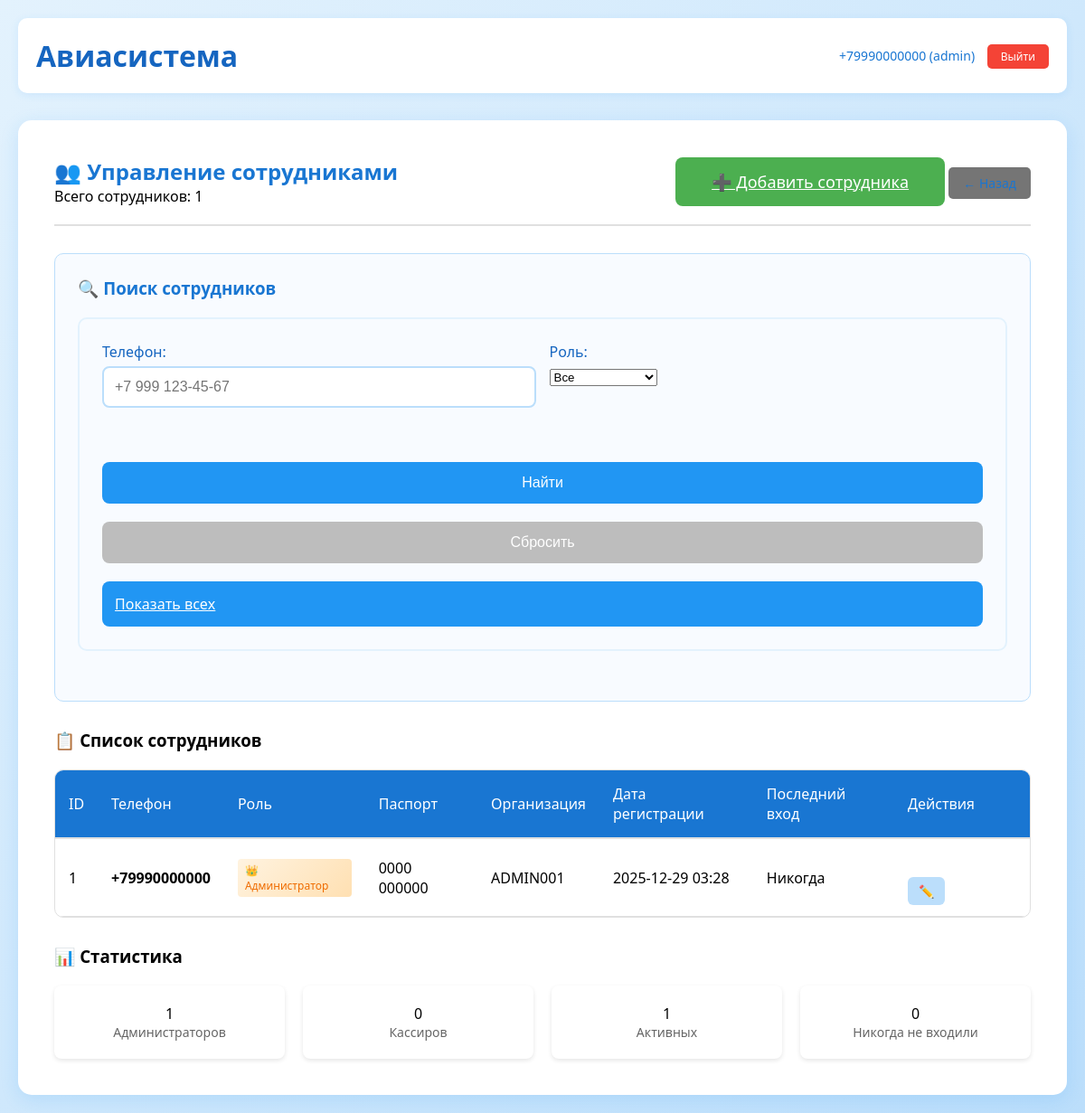
The app's page /admin/staff/ (signed in), older data.
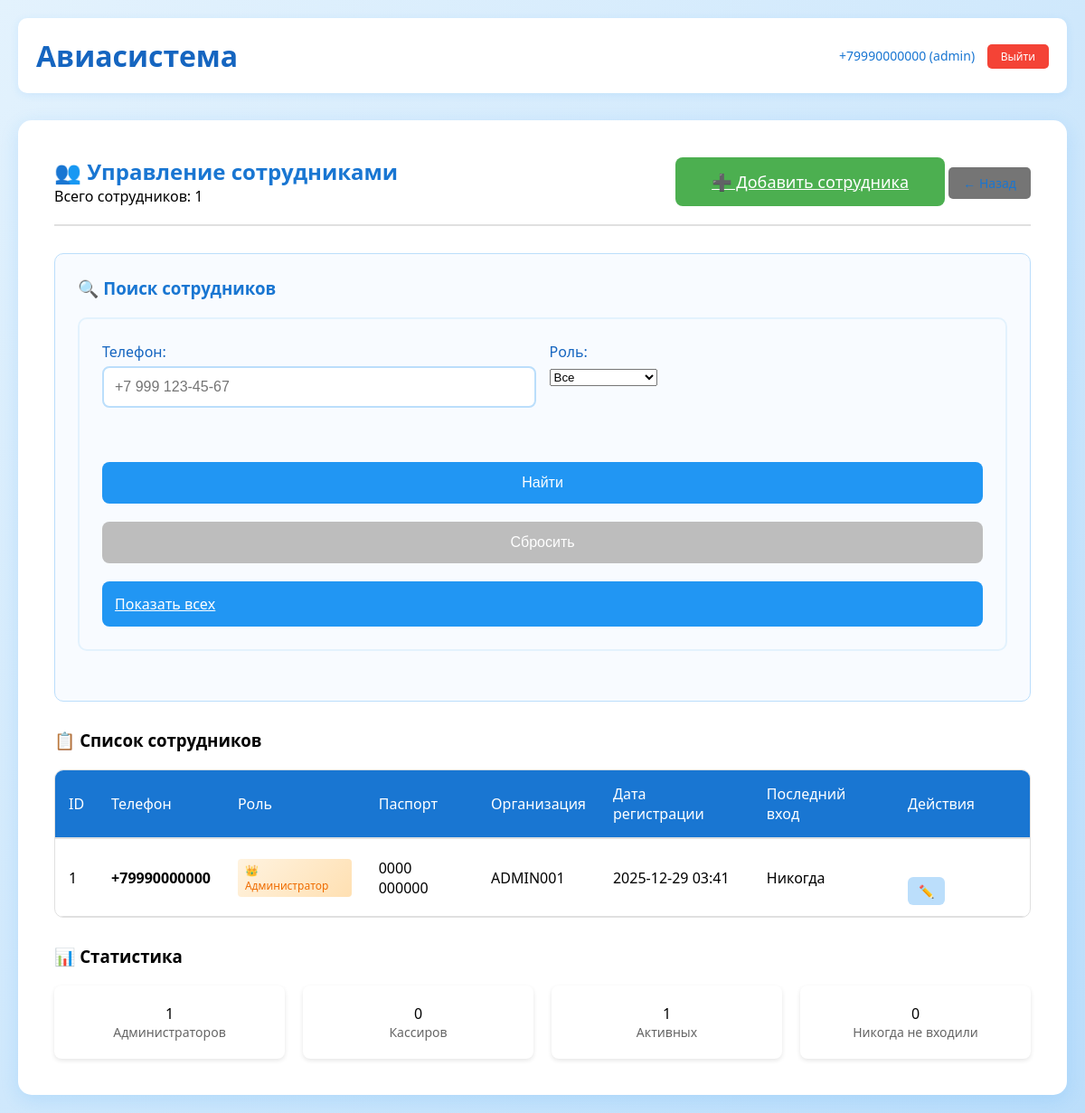
The same page, newer data.
### tables this page shows
CREATE TABLE users (
                id INTEGER PRIMARY KEY AUTOINCREMENT,
                phone TEXT UNIQUE NOT NULL,
                password TEXT NOT NULL,
                role TEXT NOT NULL,
                passport_series TEXT NOT NULL,
                passport_number TEXT NOT NULL,
                organization_number TEXT,
                created_at TIMESTAMP DEFAULT CURRENT_TIMESTAMP
            );

### app.py (the view, shortened to what this page needs)
@app.route('/admin/staff/', methods=['GET', 'POST'])
def admin_staff():
    if 'user_id' not in session or session.get('role') != 'admin':
        return redirect('/login')
    db = get_db()
    cursor = db.cursor()
    staff = []
    search_performed = False
    role_arg = request.args.get('role')
    if role_arg:
        query = "SELECT * FROM users WHERE role = ?"
        params = [role_arg]
        cursor.execute(query, params)
        staff = cursor.fetchall()
        search_performed = True
    if not search_performed:
        cursor.execute("SELECT * FROM users WHERE role IN ('cashier', 'admin') ORDER BY created_at DESC")
        staff = cursor.fetchall()
    return render_template('admin_staff.html',
                         staff=staff,
                         search_performed=search_performed)

### app.py (called while the page is built)
@app.teardown_appcontext
def close_connection(exception):
    db = getattr(g, '_database', None)
    if db is not None:
        db.close()

@app.before_request
def check_auth():
    public_paths = ['/', '/login', '/register/client', '/register/cashier',
                   '/static/', '/welcome']
    if any(request.path.startswith(path) for path in public_paths):
        return
    if 'user_id' not in session:
        return redirect('/welcome')

def get_db():
    db = getattr(g, '_database', None)
    if db is None:
        db = g._database = sqlite3.connect('database.db')
        db.row_factory = sqlite3.Row
    return db

@app.teardown_appcontext
def close_connection(exception):
    db = getattr(g, '_database', None)
    if db is not None:
        db.close()

### templates/admin_staff.html (shortened to what the changed rows need)
{% extends "base.html" %}
{% block content %}
<div class="dashboard admin-dashboard">
    <div class="admin-header-with-actions">
        <div>
            <h2>👥 Управление сотрудниками</h2>
        </div>
    </div>
    <div class="staff-table-section">
        {% if staff %}
        <div class="table-container">
            <table class="admin-table">
                <thead>
                    <tr>
                        <th>ID</th>
                        <th>Телефон</th>
                        <th>Роль</th>
                        <th>Паспорт</th>
                        <th>Организация</th>
                        <th>Дата регистрации</th>
                        <th>Последний вход</th>
                        <th>Действия</th>
                    </tr>
                </thead>
                <tbody>
                    {% for person in staff %}
                    <tr>
                        <td>{{ person.id }}</td>
                        <td>
                            <strong>{{ person.phone }}</strong>
                        </td>
                        <td>
                            <span class="role-badge role-{{ person.role }}">
                                {% if person.role == 'admin' %}👑 Администратор
                                {% elif person.role == 'cashier' %}💼 Кассир
                                {% else %}{{ person.role }}{% endif %}
                            </span>
                        </td>
                        <td>{{ person.passport_series }} {{ person.passport_number }}</td>
                        <td>{{ person.organization_number or '-' }}</td>
                        <td>{{ person.created_at[:16] if person.created_at else '-' }}</td>
                        <td>
                            {% if person.last_login %}
                            {{ person.last_login[:16] }}
                            {% else %}
                            Никогда
                            {% endif %}
                        </td>
                        <td class="actions-cell">
                            <div class="action-buttons">
                                <a href="/admin/staff/edit/{{ person.id }}"
                                   class="btn-action edit" title="Редактировать">
                                    ✏️
                                </a>
                            </div>
                        </td>
                    </tr>
                    {% endfor %}
                </tbody>
            </table>
        </div>
        {% endif %}
    </div>
            {% set admins = staff|selectattr('role', 'equalto', 'admin')|list %}
            {% set cashiers = staff|selectattr('role', 'equalto', 'cashier')|list %}
            {% set active_users = staff|rejectattr('last_login', 'none')|list %}
</div>
{% endblock %}

### templates/base.html (shortened to what this page needs)
<!DOCTYPE html>
<html lang="ru">
<head>
    <link rel="stylesheet" href="{{ url_for('static', filename='style.css') }}">
</head>
<body>
    <div class="container">
        <div class="header">
            <h1>Авиасистема</h1>
            {% if session.user_id %}
                <div class="user-info">
                    {{ session.phone }} ({{ session.role }})
                    <a href="/logout" class="logout-btn">Выйти</a>
                </div>
            {% endif %}
        </div>
        {% block content %}{% endblock %}
    </div>
</body>
</html>

Row changes from the older to the newer data that the page shows:
changed users "ADMIN001": created_at "2025-12-29 03:28" → "2025-12-29 03:41"
